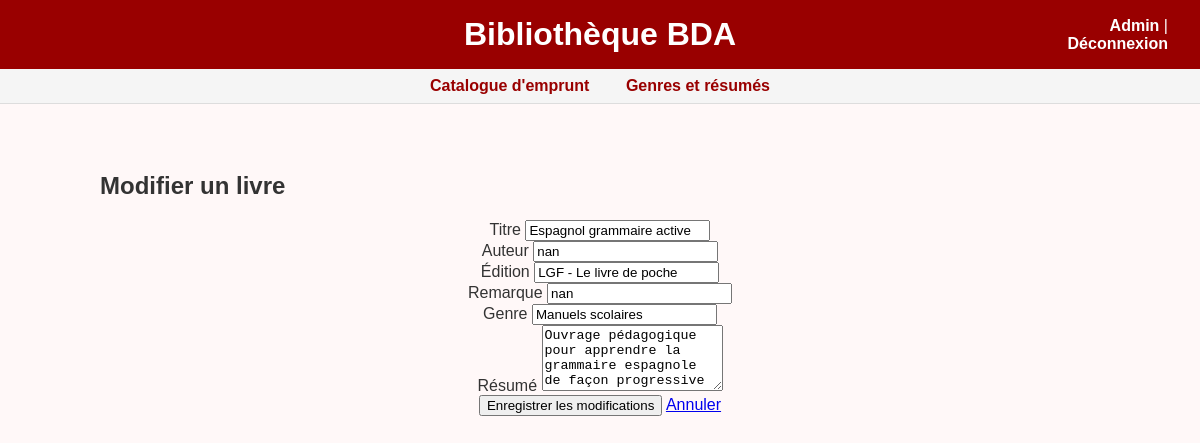
Before: /edit/30 (signed in) with the older database file.
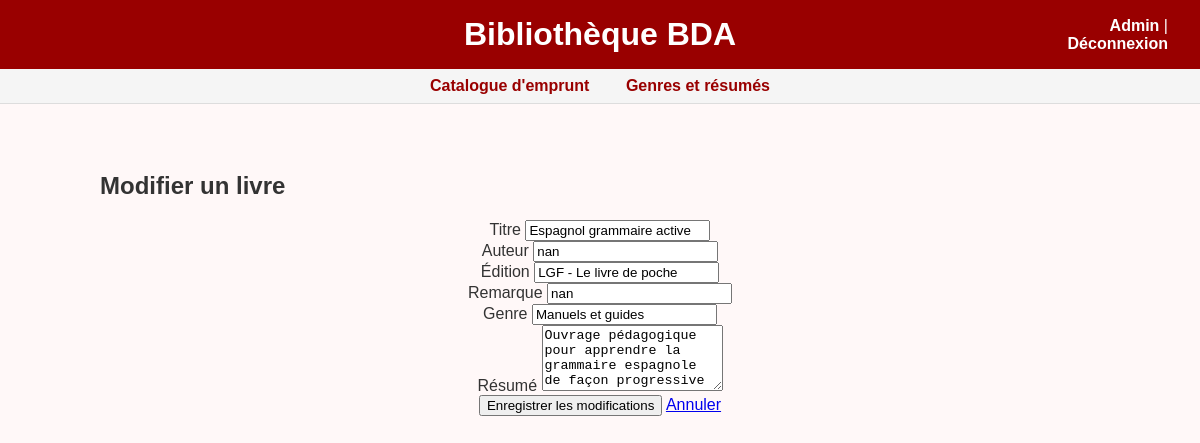
After: the same page with the newer database file.
### tables this page shows
CREATE TABLE books (
            id INTEGER PRIMARY KEY AUTOINCREMENT,
            title TEXT NOT NULL,
            author TEXT NOT NULL,
            status TEXT DEFAULT 'disponible',
            edition TEXT,
            remarque TEXT,
            genre TEXT,
            resume TEXT
        );

### main.py (the view, shortened to what this page needs)
@app.route("/edit/<int:book_id>", methods=["GET", "POST"])
def edit_book(book_id):
    if not session.get("logged_in"):
        flash("Connecte-toi d'abord !", "warning")
        return redirect(url_for("login"))
    books = get_all_books()
    book = next((b for b in books if b["id"] == book_id), None)
    if not book:
        flash("Livre introuvable.", "danger")
        return redirect(url_for("admin"))
    return render_template("edit_book.html", book=book)

### database.py (called while the page is built)
def get_connection():
    conn = sqlite3.connect(DB_NAME)
    conn.row_factory = sqlite3.Row
    return conn

def get_all_books():
    conn = get_connection()
    c = conn.cursor()
    c.execute("SELECT * FROM books ORDER BY id DESC")
    rows = c.fetchall()
    conn.close()
    return rows

### templates/edit_book.html
{% extends "base.html" %}
{% block content %}
<div class="container">
    <h2>Modifier un livre</h2>
    <form method="POST" action="">
        <div class="form-group">
            <label for="title">Titre</label>
            <input type="text" class="form-control" id="title" name="title" value="{{ book.title }}" required>
        </div>
        <div class="form-group">
            <label for="author">Auteur</label>
            <input type="text" class="form-control" id="author" name="author" value="{{ book.author }}" required>
        </div>
        <div class="form-group">
            <label for="edition">Édition</label>
            <input type="text" class="form-control" id="edition" name="edition" value="{{ book.edition or '' }}">
        </div>
        <div class="form-group">
            <label for="remarque">Remarque</label>
            <input type="text" class="form-control" id="remarque" name="remarque" value="{{ book.remarque or '' }}">
        </div>
        <div class="form-group">
            <label for="genre">Genre</label>
            <input type="text" class="form-control" id="genre" name="genre" value="{{ book.genre or '' }}">
        </div>
        <div class="form-group">
            <label for="resume">Résumé</label>
            <textarea class="form-control" id="resume" name="resume" rows="4">{{ book.resume or '' }}</textarea>
        </div>
        <button type="submit" class="btn btn-primary">Enregistrer les modifications</button>
        <a href="{{ url_for('admin') }}" class="btn btn-secondary">Annuler</a>
    </form>
</div>
{% endblock %}

### templates/base.html (shortened to what this page needs)
<!DOCTYPE html>
<html lang="fr">
<head>
    <link rel="stylesheet" href="{{ url_for('static', filename='style.css') }}">
</head>
<body>
    <header>
        <div class="header-container">
            <h1>Bibliothèque BDA</h1>
            <div class="admin-links">
                {% if session.get('logged_in') %}
                <a href="{{ url_for('admin') }}">Admin</a> |
                <a href="{{ url_for('logout') }}">Déconnexion</a>
                {% else %}
                <a href="{{ url_for('login') }}">Connexion</a>
                {% endif %}
            </div>
        </div>
    </header>
    <nav class="nav-bar">
        <a href="{{ url_for('home') }}" class="{% if request.endpoint == 'home' %}active{% endif %}">Catalogue
            d'emprunt</a>
        <a href="{{ url_for('genres') }}" class="{% if request.endpoint == 'genres' %}active{% endif %}">Genres et
            résumés</a>
    </nav>
    <main>
        {% block content %}{% endblock %}
    </main>
</body>
</html>

### static/style.css (style rules this page uses)
body { font-family: Arial, sans-serif; background: #fff8f8; margin: 0; padding: 0; color: #333; }
header { background-color: #990000; color: white; padding: 1rem 2rem; }
.header-container { display: flex; align-items: center; max-width: 1200px; margin: 0 auto; justify-content: center; position: relative; }
.left-placeholder, .admin-links { width: 150px; }
.header-container h1 { margin: 0; text-align: center; flex: 1; font-size: 2rem; }
.admin-links { text-align: right; }
.admin-links a { color: white; text-decoration: none; font-weight: bold; margin-left: 1rem; }
.nav-bar { background-color: #f5f5f5; padding: 0.5rem 2rem; text-align: center; border-bottom: 1px solid #ddd; }
.nav-bar a { margin: 0 1rem; text-decoration: none; color: #990000; font-weight: bold; }
main { max-width: 1000px; margin: 2rem auto; padding: 1rem; }
h1 { margin: 2rem 0 1.5rem; text-align: center; font-size: 1.8rem; }
form { margin-bottom: 2rem; text-align: center; }

Changed rows visible on the page:
changed books "Espagnol grammaire active": genre "Manuels scolaires" → "Manuels et guides"
